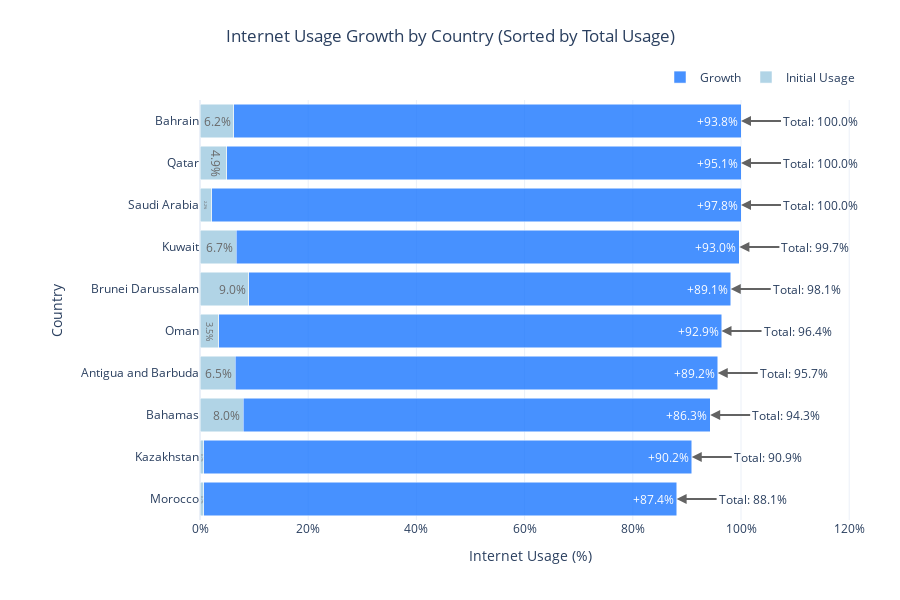

The notebook cell this image was saved under:
### Code cell
def plot_internet_usage_comparison(df):
    """
    Creates a horizontal bar chart comparing internet usage between first and last year for each country,
    sorted by total values (highest at bottom).
    """
    # Get the results from our previous function
    results = get_fastest_countries(df)
    
    # Sort results by end_value (total internet usage)
    results = sorted(results, key=lambda x: x['end_value'])
    
    # Create lists for plotting
    countries = [r['country'] for r in results]
    start_values = [r['start_value'] for r in results]
    growth_values = [r['growth'] for r in results]
    end_values = [r['end_value'] for r in results]
    
    # Create hover texts
    hover_text_start = [
        f"Initial Year ({r['first_year']}): {r['start_value']:.1f}%"
        for r in results
    ]
    hover_text_growth = [
        f"Growth: +{r['growth']:.1f}%<br>"
        f"Final Year ({r['last_year']}): {r['end_value']:.1f}%"
        for r in results
    ]
    
    # Create the figure
    fig = go.Figure()
    
    # Add initial value bars
    fig.add_trace(go.Bar(
        y=countries,
        x=start_values,
        orientation='h',
        name='Initial Usage',
        text=[f"{v:.1f}%" for v in start_values],
        textposition='auto',
        hovertext=hover_text_start,
        marker_color='rgb(158,202,225)',
        opacity=0.8
    ))
    
    # Add growth bars
    fig.add_trace(go.Bar(
        y=countries,
        x=growth_values,
        orientation='h',
        name='Growth',
        text=[f"+{v:.1f}%" for v in growth_values],
        textposition='auto',
        hovertext=hover_text_growth,
        marker_color='rgb(26,118,255)',
        opacity=0.8
    ))
    
    # Update the layout
    fig.update_layout(
        title={
            'text': 'Internet Usage Growth by Country (Sorted by Total Usage)',
            'y':0.95,
            'x':0.5,
            'xanchor': 'center',
            'yanchor': 'top'
        },
        xaxis_title="Internet Usage (%)",
        yaxis_title="Country",
        xaxis_ticksuffix="%",
        barmode='stack',
        template='plotly_white',
        height=600,
        margin=dict(t=100, l=200, r=40, b=80),
        showlegend=True,
        legend=dict(
            orientation="h",
            yanchor="bottom",
            y=1.02,
            xanchor="right",
            x=1
        )
    )
    
    # Add annotations for final values
    for i, r in enumerate(results):
        fig.add_annotation(
            x=r['end_value'],
            y=i,
            text=f"Total: {r['end_value']:.1f}%",
            showarrow=True,
            arrowhead=2,
            arrowsize=1,
            arrowwidth=2,
            arrowcolor="#636363",
            ax=40,
            ay=0,
            font=dict(size=12),
            xanchor="left"
        )
    
    return fig

# Use the function
fig = plot_internet_usage_comparison(country_internet_usage)
fig.show()

### Figure 1 — Plotly figure (JSON) as saved in the notebook; plotly's stock layout.template omitted (floating-point values rounded to 4 significant figures)
{"data": [{"hovertext": ["Initial Year (2000): 0.7%", "Initial Year (2000): 0.7%", "Initial Year (2000): 8.0%", "Initial Year (2000): 6.5%", "Initial Year (2000): 3.5%", "Initial Year (2000): 9.0%", "Initial Year (2000): 6.7%", "Initial Year (2000): 2.2%", "Initial Year (2000): 4.9%", "Initial Year (2000): 6.2%"], "marker": {"color": "rgb(158,202,225)"}, "name": "Initial Usage", "opacity": 0.8, "orientation": "h", "text": ["0.7%", "0.7%", "8.0%", "6.5%", "3.5%", "9.0%", "6.7%", "2.2%", "4.9%", "6.2%"], "textposition": "auto", "type": "bar", "x": [0.7, 0.7, 8, 6.5, 3.5, 9, 6.7, 2.2, 4.9, 6.2], "y": ["Morocco", "Kazakhstan", "Bahamas", "Antigua and Barbuda", "Oman", "Brunei Darussalam", "Kuwait", "Saudi Arabia", "Qatar", "Bahrain"]}, {"hovertext": ["Growth: +87.4%<br>Final Year (2021): 88.1%", "Growth: +90.2%<br>Final Year (2021): 90.9%", "Growth: +86.3%<br>Final Year (2021): 94.3%", "Growth: +89.2%<br>Final Year (2021): 95.7%", "Growth: +92.9%<br>Final Year (2021): 96.4%", "Growth: +89.1%<br>Final Year (2021): 98.1%", "Growth: +93.0%<br>Final Year (2021): 99.7%", "Growth: +97.8%<br>Final Year (2021): 100.0%", "Growth: +95.1%<br>Final Year (2021): 100.0%", "Growth: +93.8%<br>Final Year (2021): 100.0%"], "marker": {"color": "rgb(26,118,255)"}, "name": "Growth", "opacity": 0.8, "orientation": "h", "text": ["+87.4%", "+90.2%", "+86.3%", "+89.2%", "+92.9%", "+89.1%", "+93.0%", "+97.8%", "+95.1%", "+93.8%"], "textposition": "auto", "type": "bar", "x": [87.4, 90.2, 86.3, 89.2, 92.9, 89.1, 93, 97.8, 95.1, 93.8], "y": ["Morocco", "Kazakhstan", "Bahamas", "Antigua and Barbuda", "Oman", "Brunei Darussalam", "Kuwait", "Saudi Arabia", "Qatar", "Bahrain"]}], "layout": {"annotations": [{"arrowcolor": "#636363", "arrowhead": 2, "arrowsize": 1, "arrowwidth": 2, "ax": 40, "ay": 0, "font": {"size": 12}, "showarrow": true, "text": "Total: 88.1%", "x": 88.1, "xanchor": "left", "y": 0}, {"arrowcolor": "#636363", "arrowhead": 2, "arrowsize": 1, "arrowwidth": 2, "ax": 40, "ay": 0, "font": {"size": 12}, "showarrow": true, "text": "Total: 90.9%", "x": 90.9, "xanchor": "left", "y": 1}, {"arrowcolor": "#636363", "arrowhead": 2, "arrowsize": 1, "arrowwidth": 2, "ax": 40, "ay": 0, "font": {"size": 12}, "showarrow": true, "text": "Total: 94.3%", "x": 94.3, "xanchor": "left", "y": 2}, {"arrowcolor": "#636363", "arrowhead": 2, "arrowsize": 1, "arrowwidth": 2, "ax": 40, "ay": 0, "font": {"size": 12}, "showarrow": true, "text": "Total: 95.7%", "x": 95.7, "xanchor": "left", "y": 3}, {"arrowcolor": "#636363", "arrowhead": 2, "arrowsize": 1, "arrowwidth": 2, "ax": 40, "ay": 0, "font": {"size": 12}, "showarrow": true, "text": "Total: 96.4%", "x": 96.4, "xanchor": "left", "y": 4}, {"arrowcolor": "#636363", "arrowhead": 2, "arrowsize": 1, "arrowwidth": 2, "ax": 40, "ay": 0, "font": {"size": 12}, "showarrow": true, "text": "Total: 98.1%", "x": 98.1, "xanchor": "left", "y": 5}, {"arrowcolor": "#636363", "arrowhead": 2, "arrowsize": 1, "arrowwidth": 2, "ax": 40, "ay": 0, "font": {"size": 12}, "showarrow": true, "text": "Total: 99.7%", "x": 99.7, "xanchor": "left", "y": 6}, {"arrowcolor": "#636363", "arrowhead": 2, "arrowsize": 1, "arrowwidth": 2, "ax": 40, "ay": 0, "font": {"size": 12}, "showarrow": true, "text": "Total: 100.0%", "x": 100, "xanchor": "left", "y": 7}, {"arrowcolor": "#636363", "arrowhead": 2, "arrowsize": 1, "arrowwidth": 2, "ax": 40, "ay": 0, "font": {"size": 12}, "showarrow": true, "text": "Total: 100.0%", "x": 100, "xanchor": "left", "y": 8}, {"arrowcolor": "#636363", "arrowhead": 2, "arrowsize": 1, "arrowwidth": 2, "ax": 40, "ay": 0, "font": {"size": 12}, "showarrow": true, "text": "Total: 100.0%", "x": 100, "xanchor": "left", "y": 9}], "barmode": "stack", "height": 600, "legend": {"orientation": "h", "x": 1, "xanchor": "right", "y": 1.02, "yanchor": "bottom"}, "margin": {"b": 80, "l": 200, "r": 40, "t": 100}, "showlegend": true, "title": {"text": "Internet Usage Growth by Country (Sorted by Total Usage)", "x": 0.5, "xanchor": "center", "y": 0.95, "yanchor": "top"}, "xaxis": {"ticksuffix": "%", "title": {"text": "Internet Usage (%)"}}, "yaxis": {"title": {"text": "Country"}}}}
